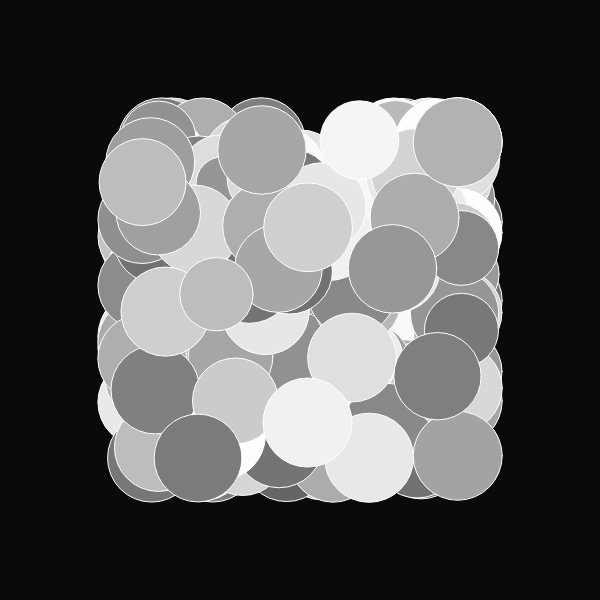
Frame 1 (no input)
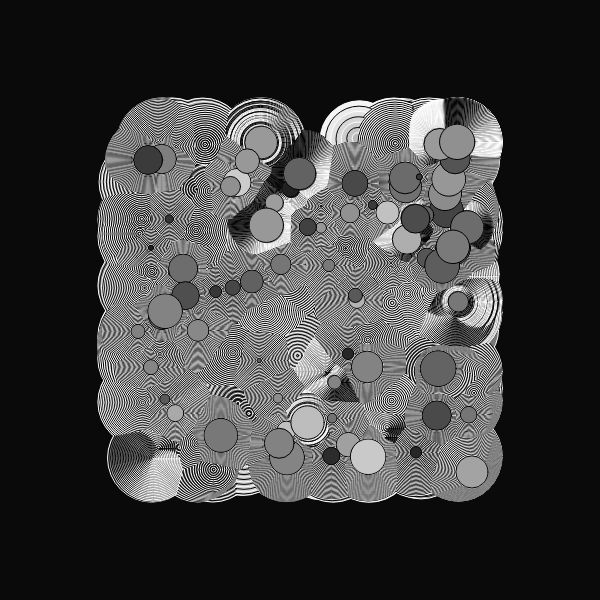
Frame 60 (no input)
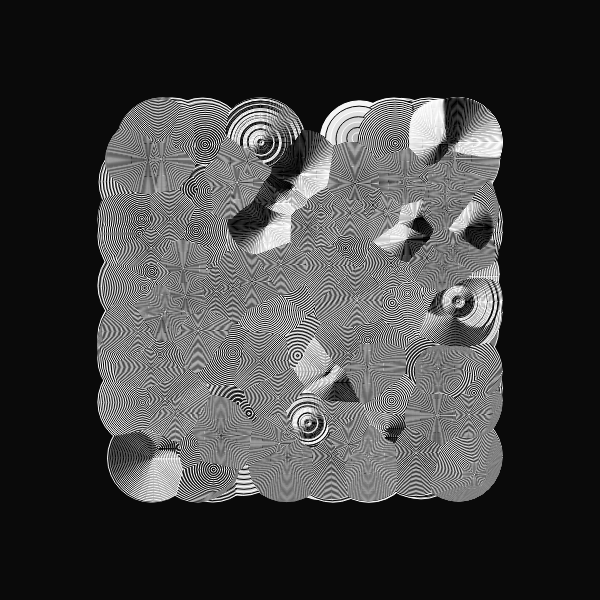
Frame 120 (the mouse pressed at the canvas centre since frame 60)

The p5.js sketch that drew these frames (run headless with seeded random() and noise() and a simulated clock; from frame 60 on, the mouse is pressed at the canvas centre):

// p5.js sketch
// ── sketch.js
//inspo from Fiona 

let moverSystems = [];
let num = 10;
let cells, cols, rows;
let offset, margin;
let cellW, cellH;
let bg;
let graphics;



function setup() {
  w = 600;
  var canvas;
    if(windowWidth>=600 && windowHeight >=600){
      canvas = createCanvas(600, 600);
    }
    else{
      canvas = createCanvas(windowWidth, windowHeight - 100);
    }

  var x = (windowWidth - width) / 2;
  var y = (windowHeight - height) / 2;

  canvas.position(x, y);
  background(0);
  noStroke();

  graphics = createGraphics(width, height);
  graphics.colorMode(HSB, 360, 100, 100, 100);

  cells = 1
  cols = cells;
  rows = cells;
  offset = width / 5;
  margin = offset / 5;
  cellW = (width - offset * 2 - margin * (cols - 1)) / cols;
  cellH = (height - offset * 2 - margin * (rows - 1)) / rows;
  

  for (let j = 0; j < rows; j++) {
    for (let i = 0; i < cols; i++) {
      let x = map(i, 0, cols, offset, width - offset + margin);
      let y = map(j, 0, rows, offset, width - offset + margin);
      let b = new Bound(x, y, cellW, cellH);
      moverSystems.push(new MoverSystem(b, int(random(10, 20))*map(cells,2,7,10,5), cellW/8, cellW/2));
      moverSystems[i].render();
    }
  }
  background(10);
  image(graphics,0,0);

}


function draw(){
  rectMode(CENTER)
  for (let ms of moverSystems) {
    ms.update();
    ms.render();
  }
  if(frameCount >300){
    noLoop();
  }
}

class Mover {
  constructor(x, y, d, c1, c2) {
    this.pos = createVector(x, y);
    this.noiseScale = createVector(200,-500,400);
    this.d = d;
    this.dLife = d/random(100);
    this.maxD = this.d;
    this.c1 = c1;
    this.c2 = c2;
  }
  update() {
    let n = map(noise(this.pos.x / this.noiseScale.x, this.pos.y / this.noiseScale.y), 0, 1, 600, -200);
    let vel = createVector(sin(n), sin(n));
    this.pos.add(vel);
    this.d -= this.dLife;
    this.d = constrain(this.d, 0, this.maxD);
  }
  render() {
    colorMode(RGB);
    let c = lerpColor(color(this.c1), color(this.c2 + 100), this.d/this.maxD);
    let cLine = lerpColor(color(this.c1), color(this.c2), this.d/this.maxD - 100);

    fill(c, 15);
    stroke(255)
    if(frameCount%2 == 0){
      stroke(0);
    }
    ellipse(this.pos.x, this.pos.y, this.d*2, this.d*2);
  }
}

class MoverSystem {
  constructor(b, n, d, p) {
    this.movers = [];
    this.b = b;
    this.n = n;
    this.d = d;
    this.p = p;
    for (let i = 0; i < this.n; i++) {
      let c1 = random(p);
      let c2 = c1;
      while (c1 == c2) {
        c2 = random(p);
      }
      this.movers.push(new Mover(random(this.b.x, this.b.x + this.b.w), random(this.b.y, this.b.y + this.b.h), this.d, c1, c2));
    }
  }
  update() {
    for (let m of this.movers) {
      m.update();
      this.b.checkBound(m);
    }
  }
  render() {
    for (let m of this.movers) {
      m.render();
    }
  }
}



class Bound {
  constructor(x, y, w, h) {
    this.x = x;
    this.y = y;
    this.w = w;
    this.h = h;
  }
  checkBound(m) {
    if (m.pos.x - m.d / 2 < this.x) m.pos.x = this.x + m.d / 2;
    if (m.pos.x + m.d / 2 > this.x + this.w) m.pos.x = this.x + this.w - m.d / 2;
    if (m.pos.y - m.d / 2 < this.y) m.pos.y = this.y + m.d / 2;
    if (m.pos.y + m.d / 2 > this.y + this.h) m.pos.y = this.y + this.h - m.d / 2;
  }
  render() {
    //noFill();
    ellipse(this.x, this.y, this.w, this.h);
  }
}
